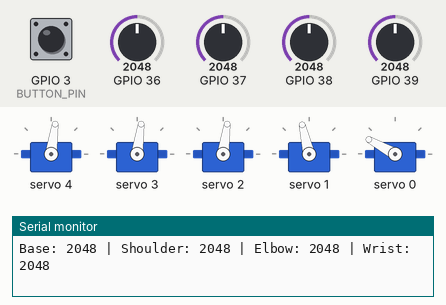
Recording of a sketch running on a simulated ESP32. Shown: 5 × servo, the last lines printed to the serial monitor. Inputs (shaded band) come from the test bench; at power-on: GPIO 3 (BUTTON_PIN) HIGH, GPIO 36 = 2048, GPIO 37 = 2048, GPIO 38 = 2048, GPIO 39 = 2048 (analog values on the 0–4095 scale). EEPROM starts erased.

Above: at 9.2 s.
9.3 s: GPIO 3 (BUTTON_PIN) pulled LOW for 0.15 s
At 9.9 s:
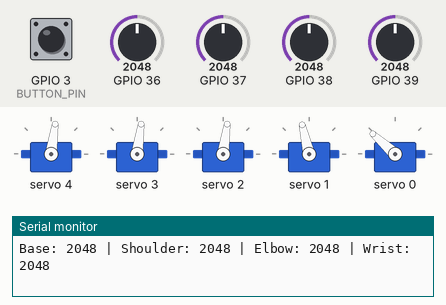
10.9 s: GPIO 36 set to 2140
At 11.24 s:
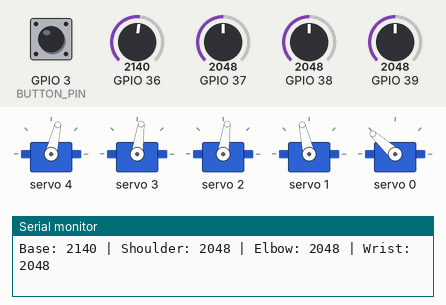
12.9 s: GPIO 37 set to 2140
At 13.24 s:
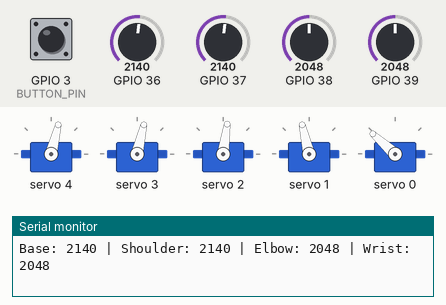
14.9 s: GPIO 38 set to 2140
At 15.23 s:
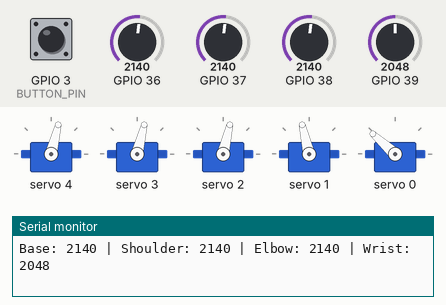
16.9 s: GPIO 39 set to 2866
At 18.5 s:
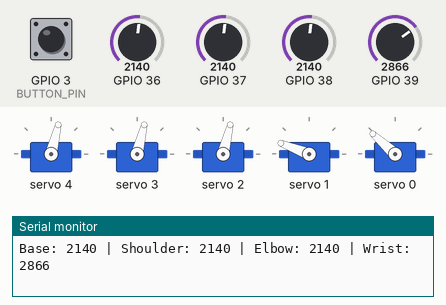
18.8 s: GPIO 39 set to 460
At 19.6 s:
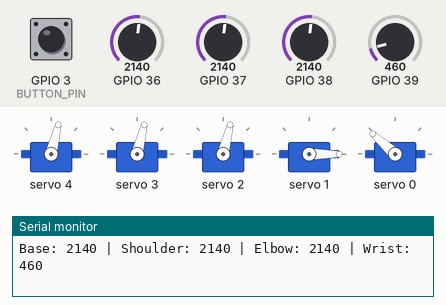
Timing chart, 0 to 21.6 s (numbered marks = the images above; inputs shaded):
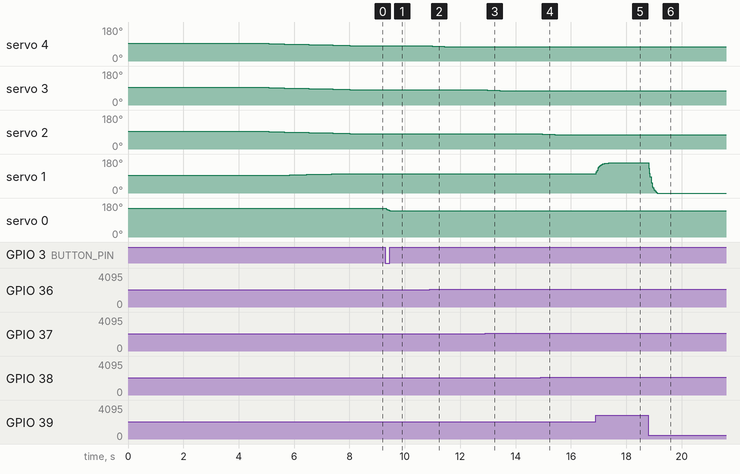

Measured:
- after the input at 9.3 s, servo 0: 151° → 138° at once
- after the input at 10.9 s, servo 4: 82° → 78° at once, → 77° 0.15 s later, → 76° 0.34 s later
- after the input at 12.9 s, servo 3: 82° → 78° at once, → 77° 0.15 s later, → 76° 0.36 s later
- after the input at 14.9 s, servo 2: 82° → 78° at once, → 77° 0.15 s later, → 76° 0.36 s later
- after the input at 16.9 s, servo 1: moves from 103° to 159° over 0.45 s, starting at once
- after the input at 18.8 s, servo 1: moves from 159° to 0° over 0.32 s, starting at once

The sketch:

v2RAD_code.ino
```cpp
#include <Wire.h>
#include <Preferences.h>
#include <Adafruit_PWMServoDriver.h>

// ==================================================
// PCA9685 configuration
// ==================================================

constexpr uint8_t PCA9685_ADDRESS = 0x40;
constexpr uint16_t SERVO_FREQUENCY = 50;

Adafruit_PWMServoDriver pwm(PCA9685_ADDRESS);
Preferences preferences;

// ==================================================
// Nano ESP32 potentiometer pins
// ==================================================

constexpr int POT_BASE     = A0;
constexpr int POT_SHOULDER = A1;
constexpr int POT_ELBOW    = A2;
constexpr int POT_WRIST    = A3;

// Nano ESP32 I2C:
// A4 = SDA
// A5 = SCL

// Button connected between D2 and GND
constexpr int BUTTON_PIN = D2;

// ==================================================
// PCA9685 servo channels
// ==================================================

constexpr uint8_t SERVO_BASE     = 4;
constexpr uint8_t SERVO_SHOULDER = 3;
constexpr uint8_t SERVO_ELBOW    = 2;
constexpr uint8_t SERVO_WRIST    = 1;
constexpr uint8_t SERVO_GRIPPER  = 0;

// ==================================================
// Potentiometer calibration
// ==================================================

constexpr int POT_MIN_READING = 500;
constexpr int POT_MAX_READING = 3300;

// ==================================================
// Arm servo pulse calibration
// ==================================================

constexpr uint16_t ARM_MIN_US = 500;
constexpr uint16_t ARM_MAX_US = 2500;

// Default starting position on the first-ever startup
constexpr uint16_t DEFAULT_START_PULSE_US = 1500;

// ==================================================
// Movement smoothing settings
// ==================================================

// Arm servo commands update once per 50 Hz servo cycle.
constexpr unsigned long ARM_UPDATE_INTERVAL_MS = 20;

// Lower value = smoother but slower response.
// Higher value = faster but less smoothing.
// Useful range: 0.10 to 0.40.
constexpr float POT_SMOOTHING_ALPHA = 0.18f;

// Ignore pulse changes smaller than this.
// Increase slightly if the servos still jitter.
constexpr int SERVO_DEADBAND_US = 4;

unsigned long previousArmUpdateTime = 0;

// Filtered potentiometer values
float filteredBasePot = 0.0f;
float filteredShoulderPot = 0.0f;
float filteredElbowPot = 0.0f;
float filteredWristPot = 0.0f;

bool potFiltersInitialized = false;

// ==================================================
// Startup soft-movement settings
// ==================================================

constexpr unsigned long STARTUP_RAMP_DURATION_MS = 3000;
constexpr unsigned long STARTUP_RAMP_STEP_MS = 20;

// Time to position the controller before startup motion
constexpr unsigned long CONTROLLER_POSITION_DELAY_MS = 5000;

// ==================================================
// Position-saving settings
// ==================================================

constexpr unsigned long POSITION_SAVE_INTERVAL_MS = 10000;
constexpr int POSITION_SAVE_THRESHOLD_US = 5;

unsigned long previousPositionSaveTime = 0;

// Current arm output pulse values
uint16_t currentBasePulse = DEFAULT_START_PULSE_US;
uint16_t currentShoulderPulse = DEFAULT_START_PULSE_US;
uint16_t currentElbowPulse = DEFAULT_START_PULSE_US;
uint16_t currentWristPulse = DEFAULT_START_PULSE_US;

// Last values written to memory
uint16_t lastSavedBasePulse = DEFAULT_START_PULSE_US;
uint16_t lastSavedShoulderPulse = DEFAULT_START_PULSE_US;
uint16_t lastSavedElbowPulse = DEFAULT_START_PULSE_US;
uint16_t lastSavedWristPulse = DEFAULT_START_PULSE_US;

int lastSavedGripperAngle = 180;
bool lastSavedGripperClosing = true;

// ==================================================
// Serial print settings
// ==================================================

constexpr unsigned long POT_PRINT_INTERVAL_MS = 200;
unsigned long previousPotPrintTime = 0;

// ==================================================
// Gripper settings
// ==================================================

constexpr uint16_t GRIPPER_MIN_US = 900;
constexpr uint16_t GRIPPER_MAX_US = 2100;

constexpr int GRIPPER_CLOSED_ANGLE = 20;
constexpr int GRIPPER_OPEN_ANGLE   = 180;

constexpr int GRIPPER_STEP_DEGREES = 5;
constexpr unsigned long GRIPPER_STEP_INTERVAL_MS = 40;

int gripperAngle = GRIPPER_OPEN_ANGLE;

// First button hold closes the gripper
bool gripperClosing = true;

unsigned long previousGripperMoveTime = 0;

// ==================================================
// Button debounce settings
// ==================================================

constexpr unsigned long BUTTON_DEBOUNCE_MS = 25;

bool previousRawButtonState = false;
bool stableButtonState = false;

unsigned long buttonChangeTime = 0;

// ==================================================
// Axis directions
// ==================================================

constexpr bool REVERSE_BASE     = true;
constexpr bool REVERSE_SHOULDER = true;
constexpr bool REVERSE_ELBOW    = true;
constexpr bool REVERSE_WRIST    = false;

// ==================================================
// Read and average one potentiometer
// ==================================================

int readPotentiometer(int pin)
{
  constexpr int SAMPLE_COUNT = 8;
  uint32_t total = 0;

  for (int i = 0; i < SAMPLE_COUNT; i++)
  {
    total += analogRead(pin);
  }

  return total / SAMPLE_COUNT;
}

// ==================================================
// Initialize smoothing filters
// ==================================================

void initializePotFilters(
  int baseValue,
  int shoulderValue,
  int elbowValue,
  int wristValue
)
{
  filteredBasePot = baseValue;
  filteredShoulderPot = shoulderValue;
  filteredElbowPot = elbowValue;
  filteredWristPot = wristValue;

  potFiltersInitialized = true;
}

// ==================================================
// Apply exponential smoothing to a pot reading
// ==================================================

float smoothPotReading(
  float previousFilteredValue,
  int newRawValue
)
{
  return previousFilteredValue +
         POT_SMOOTHING_ALPHA *
         (newRawValue - previousFilteredValue);
}

// ==================================================
// Convert potentiometer reading to servo pulse
// ==================================================

uint16_t potReadingToPulse(
  int reading,
  bool reverseDirection
)
{
  reading = constrain(
    reading,
    POT_MIN_READING,
    POT_MAX_READING
  );

  if (reverseDirection)
  {
    reading =
      POT_MIN_READING +
      POT_MAX_READING -
      reading;
  }

  return static_cast<uint16_t>(
    map(
      reading,
      POT_MIN_READING,
      POT_MAX_READING,
      ARM_MIN_US,
      ARM_MAX_US
    )
  );
}

// ==================================================
// Command all four arm servos
// ==================================================

void commandArmServos(
  uint16_t basePulse,
  uint16_t shoulderPulse,
  uint16_t elbowPulse,
  uint16_t wristPulse
)
{
  pwm.writeMicroseconds(SERVO_BASE, basePulse);
  pwm.writeMicroseconds(SERVO_SHOULDER, shoulderPulse);
  pwm.writeMicroseconds(SERVO_ELBOW, elbowPulse);
  pwm.writeMicroseconds(SERVO_WRIST, wristPulse);

  currentBasePulse = basePulse;
  currentShoulderPulse = shoulderPulse;
  currentElbowPulse = elbowPulse;
  currentWristPulse = wristPulse;
}

// ==================================================
// Update one servo with filtered pot input
// ==================================================

void updateSmoothedServo(
  int rawPotReading,
  float &filteredPotReading,
  uint8_t servoChannel,
  bool reverseDirection,
  uint16_t &currentPulse
)
{
  filteredPotReading = smoothPotReading(
    filteredPotReading,
    rawPotReading
  );

  uint16_t targetPulse = potReadingToPulse(
    static_cast<int>(filteredPotReading),
    reverseDirection
  );

  int pulseDifference =
    static_cast<int>(targetPulse) -
    static_cast<int>(currentPulse);

  // Ignore tiny commands caused by ADC noise
  if (abs(pulseDifference) < SERVO_DEADBAND_US)
  {
    return;
  }

  currentPulse = targetPulse;

  pwm.writeMicroseconds(
    servoChannel,
    currentPulse
  );
}

// ==================================================
// Update all arm servos with smoothing
// ==================================================

void updateSmoothedArm(
  int basePotValue,
  int shoulderPotValue,
  int elbowPotValue,
  int wristPotValue
)
{
  if (!potFiltersInitialized)
  {
    initializePotFilters(
      basePotValue,
      shoulderPotValue,
      elbowPotValue,
      wristPotValue
    );
  }

  if (
    millis() - previousArmUpdateTime <
    ARM_UPDATE_INTERVAL_MS
  )
  {
    return;
  }

  previousArmUpdateTime = millis();

  updateSmoothedServo(
    basePotValue,
    filteredBasePot,
    SERVO_BASE,
    REVERSE_BASE,
    currentBasePulse
  );

  updateSmoothedServo(
    shoulderPotValue,
    filteredShoulderPot,
    SERVO_SHOULDER,
    REVERSE_SHOULDER,
    currentShoulderPulse
  );

  updateSmoothedServo(
    elbowPotValue,
    filteredElbowPot,
    SERVO_ELBOW,
    REVERSE_ELBOW,
    currentElbowPulse
  );

  updateSmoothedServo(
    wristPotValue,
    filteredWristPot,
    SERVO_WRIST,
    REVERSE_WRIST,
    currentWristPulse
  );
}

// ==================================================
// Print raw potentiometer readings
// ==================================================

void printPotValues(
  int baseValue,
  int shoulderValue,
  int elbowValue,
  int wristValue
)
{
  if (
    millis() - previousPotPrintTime <
    POT_PRINT_INTERVAL_MS
  )
  {
    return;
  }

  previousPotPrintTime = millis();

  Serial.print("Base: ");
  Serial.print(baseValue);

  Serial.print(" | Shoulder: ");
  Serial.print(shoulderValue);

  Serial.print(" | Elbow: ");
  Serial.print(elbowValue);

  Serial.print(" | Wrist: ");
  Serial.println(wristValue);
}

// ==================================================
// Gripper functions
// ==================================================

uint16_t gripperAngleToPulse(int angle)
{
  angle = constrain(angle, 0, 180);

  return static_cast<uint16_t>(
    map(
      angle,
      0,
      180,
      GRIPPER_MIN_US,
      GRIPPER_MAX_US
    )
  );
}

void setGripperAngle(int angle)
{
  gripperAngle = constrain(
    angle,
    GRIPPER_CLOSED_ANGLE,
    GRIPPER_OPEN_ANGLE
  );

  pwm.writeMicroseconds(
    SERVO_GRIPPER,
    gripperAngleToPulse(gripperAngle)
  );
}

// ==================================================
// Load last positions from ESP32 memory
// ==================================================

void loadSavedPositions()
{
  preferences.begin("robot-arm", false);

  currentBasePulse = constrain(
    preferences.getUShort(
      "base",
      DEFAULT_START_PULSE_US
    ),
    ARM_MIN_US,
    ARM_MAX_US
  );

  currentShoulderPulse = constrain(
    preferences.getUShort(
      "shoulder",
      DEFAULT_START_PULSE_US
    ),
    ARM_MIN_US,
    ARM_MAX_US
  );

  currentElbowPulse = constrain(
    preferences.getUShort(
      "elbow",
      DEFAULT_START_PULSE_US
    ),
    ARM_MIN_US,
    ARM_MAX_US
  );

  currentWristPulse = constrain(
    preferences.getUShort(
      "wrist",
      DEFAULT_START_PULSE_US
    ),
    ARM_MIN_US,
    ARM_MAX_US
  );

  gripperAngle = constrain(
    preferences.getUShort(
      "gripper",
      GRIPPER_OPEN_ANGLE
    ),
    GRIPPER_CLOSED_ANGLE,
    GRIPPER_OPEN_ANGLE
  );

  gripperClosing = preferences.getBool(
    "closing",
    true
  );

  lastSavedBasePulse = currentBasePulse;
  lastSavedShoulderPulse = currentShoulderPulse;
  lastSavedElbowPulse = currentElbowPulse;
  lastSavedWristPulse = currentWristPulse;

  lastSavedGripperAngle = gripperAngle;
  lastSavedGripperClosing = gripperClosing;
}

// ==================================================
// Save last commanded positions
// ==================================================

void savePositionsIfNeeded()
{
  if (
    millis() - previousPositionSaveTime <
    POSITION_SAVE_INTERVAL_MS
  )
  {
    return;
  }

  previousPositionSaveTime = millis();

  bool armPositionChanged =
    abs(
      static_cast<int>(currentBasePulse) -
      static_cast<int>(lastSavedBasePulse)
    ) >= POSITION_SAVE_THRESHOLD_US ||
    abs(
      static_cast<int>(currentShoulderPulse) -
      static_cast<int>(lastSavedShoulderPulse)
    ) >= POSITION_SAVE_THRESHOLD_US ||
    abs(
      static_cast<int>(currentElbowPulse) -
      static_cast<int>(lastSavedElbowPulse)
    ) >= POSITION_SAVE_THRESHOLD_US ||
    abs(
      static_cast<int>(currentWristPulse) -
      static_cast<int>(lastSavedWristPulse)
    ) >= POSITION_SAVE_THRESHOLD_US;

  bool gripperPositionChanged =
    gripperAngle != lastSavedGripperAngle ||
    gripperClosing != lastSavedGripperClosing;

  if (!armPositionChanged && !gripperPositionChanged)
  {
    return;
  }

  preferences.putUShort("base", currentBasePulse);
  preferences.putUShort("shoulder", currentShoulderPulse);
  preferences.putUShort("elbow", currentElbowPulse);
  preferences.putUShort("wrist", currentWristPulse);

  preferences.putUShort(
    "gripper",
    gripperAngle
  );

  preferences.putBool(
    "closing",
    gripperClosing
  );

  lastSavedBasePulse = currentBasePulse;
  lastSavedShoulderPulse = currentShoulderPulse;
  lastSavedElbowPulse = currentElbowPulse;
  lastSavedWristPulse = currentWristPulse;

  lastSavedGripperAngle = gripperAngle;
  lastSavedGripperClosing = gripperClosing;

  Serial.println("Servo positions saved");
}

// ==================================================
// Slowly move from saved positions to pot positions
// ==================================================

void performStartupRamp()
{
  int basePotValue = readPotentiometer(POT_BASE);
  int shoulderPotValue = readPotentiometer(POT_SHOULDER);
  int elbowPotValue = readPotentiometer(POT_ELBOW);
  int wristPotValue = readPotentiometer(POT_WRIST);

  uint16_t targetBasePulse = potReadingToPulse(
    basePotValue,
    REVERSE_BASE
  );

  uint16_t targetShoulderPulse = potReadingToPulse(
    shoulderPotValue,
    REVERSE_SHOULDER
  );

  uint16_t targetElbowPulse = potReadingToPulse(
    elbowPotValue,
    REVERSE_ELBOW
  );

  uint16_t targetWristPulse = potReadingToPulse(
    wristPotValue,
    REVERSE_WRIST
  );

  uint16_t startingBasePulse = currentBasePulse;
  uint16_t startingShoulderPulse = currentShoulderPulse;
  uint16_t startingElbowPulse = currentElbowPulse;
  uint16_t startingWristPulse = currentWristPulse;

  Serial.println("Beginning startup soft movement");

  unsigned long rampStartTime = millis();

  while (true)
  {
    unsigned long elapsedTime =
      millis() - rampStartTime;

    float progress =
      static_cast<float>(elapsedTime) /
      static_cast<float>(STARTUP_RAMP_DURATION_MS);

    if (progress > 1.0f)
    {
      progress = 1.0f;
    }

    uint16_t newBasePulse =
      startingBasePulse +
      static_cast<int32_t>(
        targetBasePulse - startingBasePulse
      ) * progress;

    uint16_t newShoulderPulse =
      startingShoulderPulse +
      static_cast<int32_t>(
        targetShoulderPulse - startingShoulderPulse
      ) * progress;

    uint16_t newElbowPulse =
      startingElbowPulse +
      static_cast<int32_t>(
        targetElbowPulse - startingElbowPulse
      ) * progress;

    uint16_t newWristPulse =
      startingWristPulse +
      static_cast<int32_t>(
        targetWristPulse - startingWristPulse
      ) * progress;

    commandArmServos(
      newBasePulse,
      newShoulderPulse,
      newElbowPulse,
      newWristPulse
    );

    if (progress >= 1.0f)
    {
      break;
    }

    delay(STARTUP_RAMP_STEP_MS);
  }

  Serial.println("Startup soft movement complete");
}

// ==================================================
// Read and debounce button
// ==================================================

void updateButton()
{
  bool rawButtonState =
    digitalRead(BUTTON_PIN) == LOW;

  if (rawButtonState != previousRawButtonState)
  {
    previousRawButtonState = rawButtonState;
    buttonChangeTime = millis();
  }

  if (
    millis() - buttonChangeTime >= BUTTON_DEBOUNCE_MS &&
    rawButtonState != stableButtonState
  )
  {
    bool previousStableState = stableButtonState;
    stableButtonState = rawButtonState;

    // Change direction when button is released
    if (previousStableState && !stableButtonState)
    {
      gripperClosing = !gripperClosing;

      if (gripperClosing)
      {
        Serial.println("Next gripper movement: close");
      }
      else
      {
        Serial.println("Next gripper movement: open");
      }
    }
  }
}

// ==================================================
// Move gripper while button is held
// ==================================================

void updateGripper()
{
  if (!stableButtonState)
  {
    return;
  }

  if (
    millis() - previousGripperMoveTime <
    GRIPPER_STEP_INTERVAL_MS
  )
  {
    return;
  }

  previousGripperMoveTime = millis();

  if (gripperClosing)
  {
    if (gripperAngle > GRIPPER_CLOSED_ANGLE)
    {
      setGripperAngle(
        max(
          GRIPPER_CLOSED_ANGLE,
          gripperAngle - GRIPPER_STEP_DEGREES
        )
      );
    }
  }
  else
  {
    if (gripperAngle < GRIPPER_OPEN_ANGLE)
    {
      setGripperAngle(
        min(
          GRIPPER_OPEN_ANGLE,
          gripperAngle + GRIPPER_STEP_DEGREES
        )
      );
    }
  }
}

// ==================================================
// Setup
// ==================================================

void setup()
{
  Serial.begin(115200);

  analogReadResolution(12);

  pinMode(BUTTON_PIN, INPUT_PULLUP);

  Wire.begin();

  pwm.begin();
  pwm.setPWMFreq(SERVO_FREQUENCY);

  delay(10);

  // Load the last positions commanded before shutdown
  loadSavedPositions();

  // Begin at the saved positions
  commandArmServos(
    currentBasePulse,
    currentShoulderPulse,
    currentElbowPulse,
    currentWristPulse
  );

  setGripperAngle(gripperAngle);

  Serial.println("Robot arm powered");
  Serial.println("Position controller for startup");

  delay(CONTROLLER_POSITION_DELAY_MS);

  // Slowly move from saved positions to current pots
  performStartupRamp();

  // Initialize filters to the current controller position
  initializePotFilters(
    readPotentiometer(POT_BASE),
    readPotentiometer(POT_SHOULDER),
    readPotentiometer(POT_ELBOW),
    readPotentiometer(POT_WRIST)
  );

  previousArmUpdateTime = millis();
  previousPositionSaveTime = millis();
  previousGripperMoveTime = millis();

  Serial.println("Robot arm ready");
}

// ==================================================
// Main loop
// ==================================================

void loop()
{
  int basePotValue = readPotentiometer(POT_BASE);
  int shoulderPotValue = readPotentiometer(POT_SHOULDER);
  int elbowPotValue = readPotentiometer(POT_ELBOW);
  int wristPotValue = readPotentiometer(POT_WRIST);

  // Track the pots with smoothing
  updateSmoothedArm(
    basePotValue,
    shoulderPotValue,
    elbowPotValue,
    wristPotValue
  );

  printPotValues(
    basePotValue,
    shoulderPotValue,
    elbowPotValue,
    wristPotValue
  );

  updateButton();
  updateGripper();

  savePositionsIfNeeded();

  delay(1);
}
```
